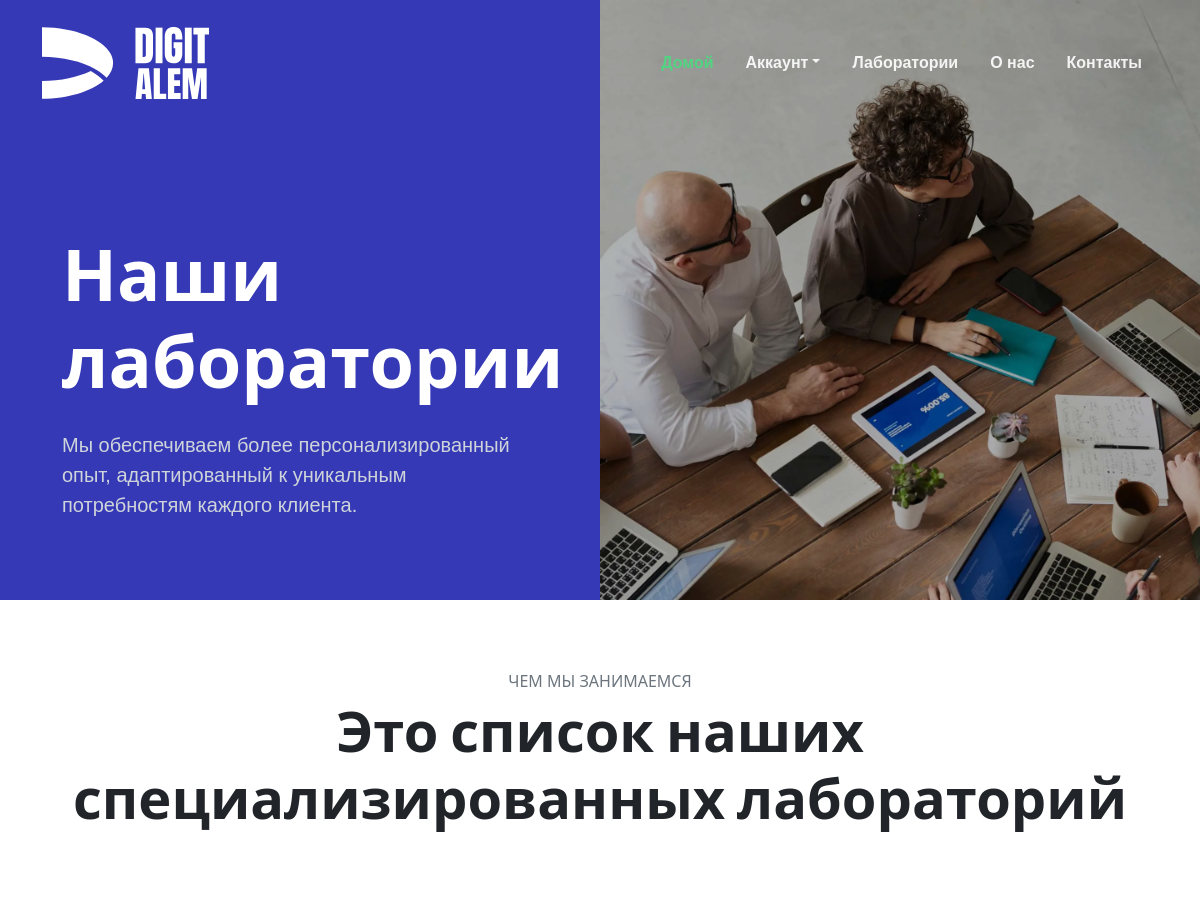
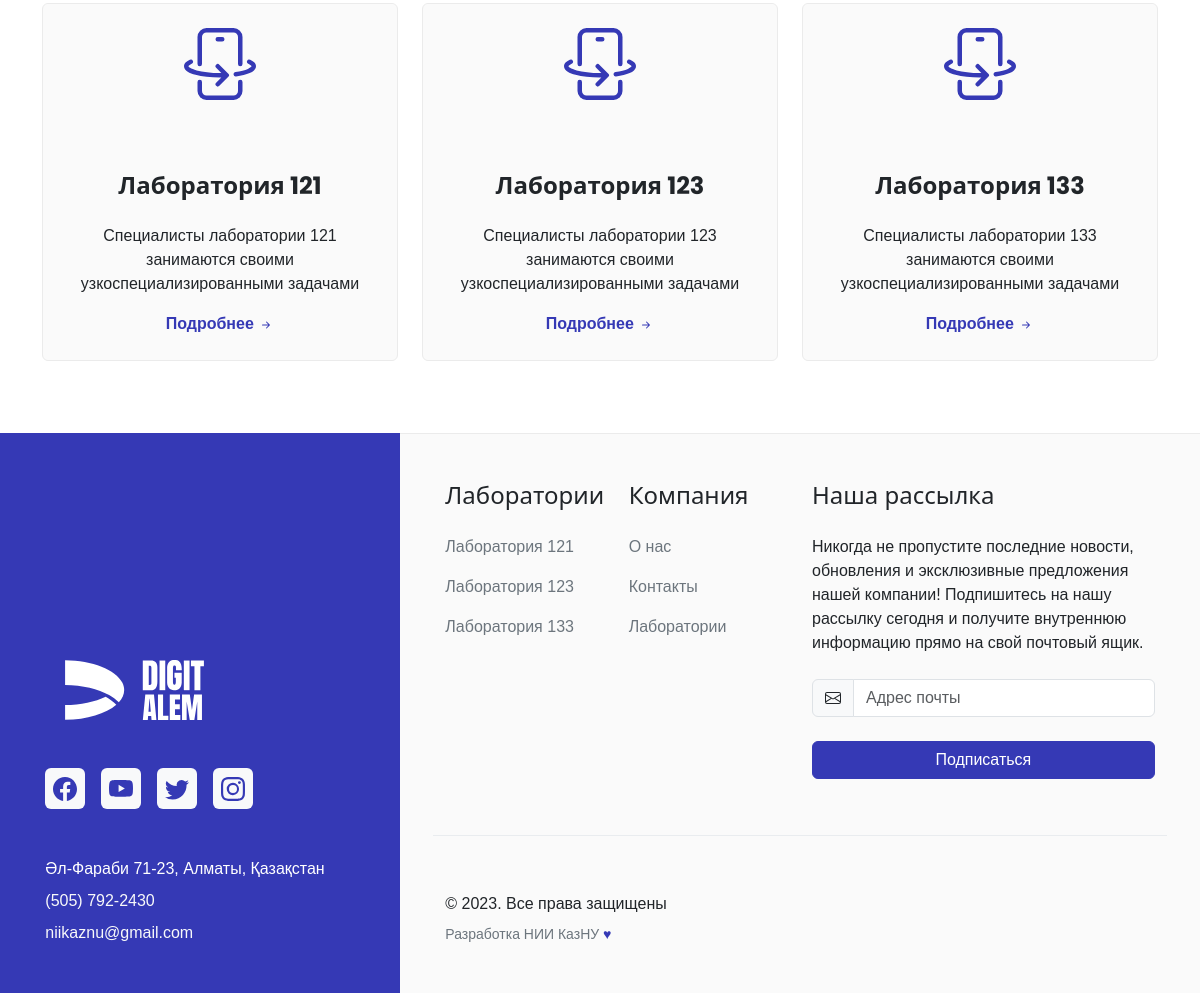
The app's page /how with its own data (2 pictures, top to bottom).
### digitapp/models.py (models this page shows, shortened)
class Lab(models.Model):
    name = models.CharField(max_length=100)
    description = models.TextField()
    fields = models.ManyToManyField('Field', related_name='lab')
    image = models.ImageField()
    slug = models.SlugField(max_length=100, unique=True, db_index=True, blank=True)

### digitapp/views.py (the view)
# urls.py: path('how', how, name='how'),
def how(request):
    return render(request, 'how.html')

### digitapp/context_processors.py (called while the page is built)
def labs(request):
    return {'labs': Lab.objects.all()}

### digitapp/templates/how.html (shortened to what this page needs)
{% extends 'base.html' %}
{% load static %}
{% block nav %}
<section class="bg-primary" data-bs-theme="dark">
  <div class="container-fluid overflow-hidden">
    <div class="row">
      <div class="col-12 col-md-6 order-1 order-md-0 align-self-md-end">
        <div class="row py-3 py-sm-5 py-xl-9 bsb-section-mt-md-1 justify-content-sm-center">
          <div class="col-12 col-sm-10">
            <h1 class="display-2 fw-bolder mb-4 text-white">Наши лаборатории</h1>
            <div class="row">
              <div class="col-12 col-xxl-8">
                <p class="fs-5 mb-0 text-secondary">Мы обеспечиваем более персонализированный опыт, адаптированный к уникальным потребностям каждого клиента.</p>
              </div>
            </div>
          </div>
        </div>
      </div>
      <div class="col-12 col-md-6 p-0">
        <figure class="bsb-overlay-figure w-100 h-100 m-0" style="--bsb-overlay-figure-opacity: .3">
          <img class="img-fluid w-100 h-100 object-fit-cover" loading="lazy" src="{% static 'assets/img/hero/service-img-1.webp' %}" alt="">
        </figure>
      </div>
    </div>
  </div>
</section>
{% endblock nav %}
{% block main %}
<section class="py-5 py-xl-8 bsb-section-py-xxl-1">
  <div class="container mb-5 mb-md-6 mb-xl-10">
    <div class="row justify-content-md-center">
      <div class="col-12 text-center">
        <h3 class="fs-6 text-secondary mb-2 text-uppercase">Чем мы занимаемся</h3>
        <h2 class="display-4 fw-bold mb-0">Это список наших специализированных лабораторий</h2>
      </div>
    </div>
  </div>
  <div class="container overflow-hidden">
    <div class="row gy-4 gy-md-0 gx-xxl-5">
      {% for lab in labs %}
      <div class="col-12 col-md-4">
        <div class="card bsb-tpl-bg-lotion bsb-tpl-border-lg-cyan">
          <div class="card-body text-center p-4 p-xxl-5">
            <h4 class="fw-bold mb-4">{{lab.name}}</h4>
            <p class="mb-4 text-secondary">{{lab.description|safe}}</p>
            <a href="{% url 'lab' lab.slug %}" class="fw-bold text-decoration-none link-primary">
              Подробнее
              <svg xmlns="http://www.w3.org/2000/svg" width="16" height="16" fill="currentColor" class="bi bi-arrow-right-short" viewBox="0 0 16 16">
                <path fill-rule="evenodd" d="M4 8a.5.5 0 0 1 .5-.5h5.793L8.146 5.354a.5.5 0 1 1 .708-.708l3 3a.5.5 0 0 1 0 .708l-3 3a.5.5 0 0 1-.708-.708L10.293 8.5H4.5A.5.5 0 0 1 4 8z" />
              </svg>
            </a>
          </div>
        </div>
      </div>
      {% endfor %}
    </div>
  </div>
</section>
{% endblock main %}

### digitapp/templates/base.html (shortened to what this page needs)
{% load static %}
<!doctype html>
<html lang="ru">
<head>
  <link rel="stylesheet" href="{% static 'assets/css/palette-bsb.css' %}">
</head>
<body>
  <header id="header">
    <nav class="navbar navbar-expand-lg bsb-navbar bsb-navbar-hover bsb-navbar-caret bsb-tpl-navbar-float bsb-tpl-navbar-sticky" data-bs-theme="dark" data-bsb-stuck-bg="bg-primary" data-bsb-stuck-theme="dark">
      <div class="container">
        <a class="navbar-brand" href="{% url 'index' %}">
          <img src="{% static 'assets/img/branding/Logo_RGB_white.svg' %}" class="bsb-tpl-logo" alt="">
        </a>
        <div class="offcanvas offcanvas-end bg-primary" tabindex="-1" id="offcanvasNavbar" aria-labelledby="offcanvasNavbarLabel">
          <div class="offcanvas-body">
            <ul id="bsb-tpl-navbar" class="navbar-nav justify-content-end flex-grow-1">
              <li class="nav-item">
                <a class="nav-link active" aria-current="page" href="{% url 'index' %}">Домой</a>
              </li>
              <li class="nav-item dropdown" data-bs-theme="light">
                <a class="nav-link dropdown-toggle" href="#!" id="blogDropdown" role="button" data-bs-toggle="dropdown" aria-expanded="false">Аккаунт</a>
              </li>
              <li class="nav-item">
                <a class="nav-link" href="{% url 'how' %}">Лаборатории</a>
              </li>
              <li class="nav-item">
                <a class="nav-link" href="{% url 'about' %}">О нас</a>
              </li>
              <li class="nav-item">
                <a class="nav-link" href="{% url 'contacts' %}">Контакты</a>
              </li>
            </ul>
          </div>
        </div>
      </div>
    </nav>
    {% block nav %}
    {% endblock nav %}
  </header>
  {% block main %}
  {% endblock main %}
  <footer class="footer">
    <section>
      <div class="container-fluid">
        <div class="row">
          <div class="col-12 col-lg-4 bg-primary py-4 py-md-5 py-xxl-8">
            <div class="row h-100 align-items-end justify-content-center">
              <div class="col-12 col-md-11 col-xl-10">
                <div class="footer-logo-wrapper">
                  <a href="{% url 'index' %}">
                    <img src="{% static 'assets/img/branding/Logo_RGB_white.svg' %}" alt="" width="179" height="60">
                  </a>
                </div>
                <div class="social-media-wrapper mt-5">
                  <ul class="nav">
                    <li class="nav-item me-3">
                      <a class="nav-link link-primary p-2 bg-light rounded" href="#!">
                      </a>
                    </li>
                    <li class="nav-item me-3">
                      <a class="nav-link link-primary p-2 bg-light rounded" href="#!">
                      </a>
                    </li>
                    <li class="nav-item me-3">
                      <a class="nav-link link-primary p-2 bg-light rounded" href="#!">
                      </a>
                    </li>
                    <li class="nav-item">
                      <a class="nav-link link-primary p-2 bg-light rounded" href="#!">
                      </a>
                    </li>
                  </ul>
                </div>
                <div class="address-wrapper mt-5">
                  <address class="mb-2 text-white">Әл-Фараби 71-23, Алматы, Қазақстан</address>
                  <p class="mb-2">
                    <a class="link-light text-decoration-none" href="tel:+15057922430">(505) 792-2430</a>
                  </p>
                  <p class="mb-0">
                    <a class="link-light text-decoration-none" href="mailto:niikaznu@gmail.com">niikaznu@gmail.com</a>
                  </p>
                </div>
              </div>
            </div>
          </div>
          <div class="col-12 col-lg-8 bsb-tpl-bg-lotion border-top bsb-tpl-border-lg-cyan py-4 py-md-5 py-xxl-8">
            <div class="row justify-content-center">
              <div class="col-12 col-md-11 col-xxl-10">
                <div class="row gy-4 gy-sm-0">
                  <div class="col-6 col-sm-3">
                    <div class="widget">
                      <h4 class="widget-title mb-4">Лаборатории</h4>
                      <ul class="list-unstyled">
                        {% for lab in labs %}
                        <li class="mb-3">
                          <a href="{% url 'lab' lab.slug %}" class="link-secondary text-decoration-none">{{lab.name}}</a>
                        </li>
                        {% endfor %}
                      </ul>
                    </div>
                  </div>
                  <div class="col-6 col-sm-3">
                    <div class="widget">
                      <h4 class="widget-title mb-4">Компания</h4>
                      <ul class="list-unstyled">
                        <li class="mb-3">
                          <a href="{% url 'about' %}" class="link-secondary text-decoration-none">О нас</a>
                        </li>
                        <li class="mb-3">
                          <a href="{% url 'contacts' %}" class="link-secondary text-decoration-none">Контакты</a>
                        </li>
                        <li class="mb-3">
                          <a href="{% url 'how' %}" class="link-secondary text-decoration-none">Лаборатории</a>
                        </li>
                      </ul>
                    </div>
                  </div>
                  <div class="col-12 col-sm-6">
                    <div class="widget">
                      <h4 class="widget-title mb-4">Наша рассылка</h4>
                      <p class="mb-4">Никогда не пропустите последние новости, обновления и эксклюзивные предложения нашей компании! Подпишитесь на нашу рассылку сегодня и получите внутреннюю информацию прямо на свой почтовый ящик.</p>
                      <form action="{% url 'mailing_form' %}" method="POST">
                        <div class="row gy-4">
                          <div class="col-12">
                            <div class="input-group">
                              <span class="input-group-text" id="email-newsletter-addon">
                              </span>
                              <input type="email" name="email" class="form-control" id="email-newsletter" value="" placeholder="Адрес почты" aria-label="email-newsletter" aria-describedby="email-newsletter-addon" required>
                            </div>
                          </div>
                          <div class="col-12">
                            <div class="d-grid">
                              <button class="btn btn-primary" type="submit">Подписаться</button>
                            </div>
                          </div>
                        </div>
                      </form>
                    </div>
                  </div>
                </div>
                <div class="row mt-6 border-top border-light-subtle">
                  <div class="footer-copyright-wrapper mt-6">
                    &copy; 2023. Все права защищены
                  </div>
                  <div class="credits text-secondary mt-2 fs-7">
                    Разработка НИИ КазНУ <span class="text-primary">&#9829;</span>
                  </div>
                </div>
              </div>
            </div>
          </div>
        </div>
      </div>
    </section>
  </footer>
</body>
</html>

### records on screen
Lab: name "Лаборатория 121", description "Специалисты лаборатории 121 занимаются своими узкоспециализированными задачами"
Lab: name "Лаборатория 123", description "Специалисты лаборатории 123 занимаются своими узкоспециализированными задачами"
Lab: name "Лаборатория 133", description "Специалисты лаборатории 133 занимаются своими узкоспециализированными задачами"
